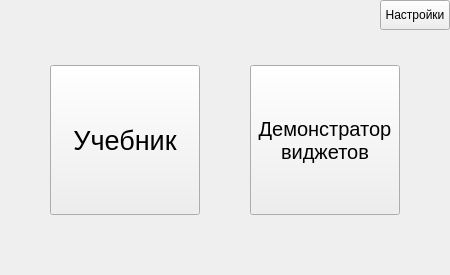
<?xml version="1.0" encoding="UTF-8"?>
<ui version="4.0">
 <class>MainWindow</class>
 <widget class="QMainWindow" name="MainWindow">
  <property name="geometry">
   <rect>
    <x>0</x>
    <y>0</y>
    <width>450</width>
    <height>275</height>
   </rect>
  </property>
  <property name="minimumSize">
   <size>
    <width>450</width>
    <height>275</height>
   </size>
  </property>
  <property name="maximumSize">
   <size>
    <width>450</width>
    <height>275</height>
   </size>
  </property>
  <property name="baseSize">
   <size>
    <width>450</width>
    <height>275</height>
   </size>
  </property>
  <property name="windowTitle">
   <string>MainWindow</string>
  </property>
  <widget class="QWidget" name="centralwidget">
   <widget class="QPushButton" name="GoLearnButton">
    <property name="geometry">
     <rect>
      <x>50</x>
      <y>65</y>
      <width>150</width>
      <height>150</height>
     </rect>
    </property>
    <property name="minimumSize">
     <size>
      <width>150</width>
      <height>150</height>
     </size>
    </property>
    <property name="maximumSize">
     <size>
      <width>150</width>
      <height>150</height>
     </size>
    </property>
    <property name="baseSize">
     <size>
      <width>150</width>
      <height>150</height>
     </size>
    </property>
    <property name="font">
     <font>
      <pointsize>20</pointsize>
     </font>
    </property>
    <property name="text">
     <string>Учебник</string>
    </property>
   </widget>
   <widget class="QPushButton" name="GoTryButton">
    <property name="geometry">
     <rect>
      <x>250</x>
      <y>65</y>
      <width>150</width>
      <height>150</height>
     </rect>
    </property>
    <property name="minimumSize">
     <size>
      <width>150</width>
      <height>150</height>
     </size>
    </property>
    <property name="maximumSize">
     <size>
      <width>150</width>
      <height>150</height>
     </size>
    </property>
    <property name="baseSize">
     <size>
      <width>150</width>
      <height>150</height>
     </size>
    </property>
    <property name="font">
     <font>
      <pointsize>15</pointsize>
     </font>
    </property>
    <property name="text">
     <string>Демонстратор
виджетов</string>
    </property>
   </widget>
   <widget class="QPushButton" name="SettingsBtn">
    <property name="geometry">
     <rect>
      <x>380</x>
      <y>0</y>
      <width>70</width>
      <height>30</height>
     </rect>
    </property>
    <property name="text">
     <string>Настройки</string>
    </property>
   </widget>
  </widget>
 </widget>
 <resources/>
 <connections/>
</ui>
